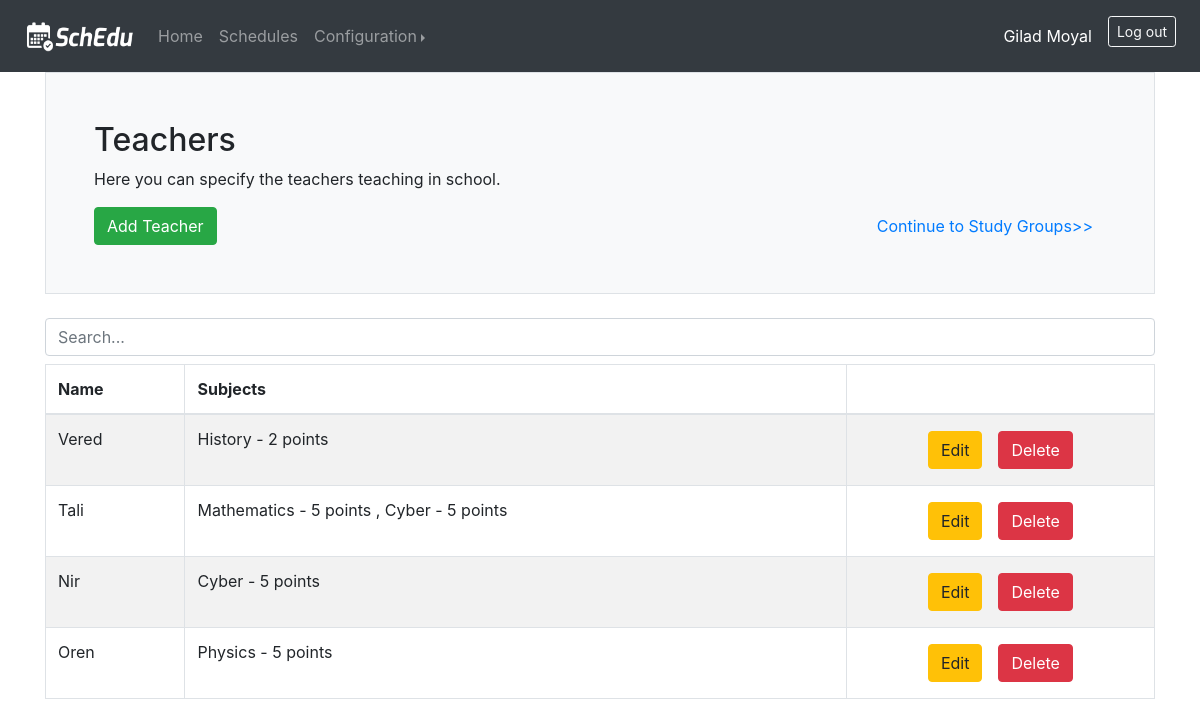
Screenshot of /teachers (signed in) with the database file from the repository.
### web_app/models.py (models this page shows)
class User(db.Model, UserMixin):
    id = db.Column(db.Integer, primary_key=True)
    email = db.Column(db.String(150), unique=True)
    name = db.Column(db.String(150))
    password = db.Column(db.String(150))
    classtimes = db.relationship('ClassTime', backref='user')
    days = db.relationship('Day', backref='user')
    classrooms = db.relationship('Classroom', backref='user')
    equipments = db.relationship('Equipment', backref='user')
    subjects = db.relationship('Subject', backref='user')
    students_groups = db.relationship('StudentsGroup', backref='user')
    teachers = db.relationship('Teacher', backref='user')
    classes = db.relationship('CourseClass', backref='user')
    schedules = db.relationship('Schedule', backref='user')

class Teacher(db.Model):
    teacher_id = db.Column(db.Integer, primary_key=True)
    name = db.Column(db.String(20))
    classes = db.relationship('CourseClass', backref='teacher')
    user_id = db.Column(db.Integer, db.ForeignKey('user.id'))
    schedule_id = db.Column(db.Integer, db.ForeignKey('schedule.schedule_id'))

class Subject(db.Model):
    subject_id = db.Column(db.Integer, primary_key=True)
    name = db.Column(db.String(20))
    level = db.Column(db.Integer)
    teaching_subjects = db.relationship('Teacher', secondary=teachers_subjects, backref=db.backref('subjects', lazy='dynamic'))
    studied_subjects = db.relationship('StudentsGroup', secondary=groups_subjects, backref=db.backref('subjects', lazy='dynamic'))
    classes = db.relationship('CourseClass', backref='subject')
    user_id = db.Column(db.Integer, db.ForeignKey('user.id'))
    schedule_id = db.Column(db.Integer, db.ForeignKey('schedule.schedule_id'))
    def __str__(self):
        return f"{self.name} - {self.level} points"

### web_app/views.py (the view)
@views.route('/teachers', methods=['GET', 'POST'])
@login_required
def teachers():
    if request.method == 'POST':
        name = request.form['name']
        new_teacher = Teacher(name=name, user=current_user)
        db.session.add(new_teacher)
        for subject_id in request.form.getlist('subject_ids'):
            new_teacher.subjects.append(Subject.query.get_or_404(subject_id))
        db.session.commit()
        return redirect(url_for('views.teachers'))
    else:
        teachers = current_user.teachers
        subjects = current_user.subjects
        return render_template('teachers.html', user=current_user, teachers=teachers, subjects=subjects)

### web_app/templates/teachers.html (shortened to what this page needs)
{% extends 'base.html' %}
{% block body %}
    <div class="h-100 p-5 bg-light border rounded-3">
        <h2>Teachers</h2>
        <p>Here you can specify the teachers teaching in school.</p>
        <div class="row">
            <div class="col">
                <button type="button" class="btn btn-success" data-toggle="modal" data-target="#addModal">Add Teacher</button>
            </div>
            <div class="col text-right">
                <a type="button" class="btn btn-link" href="{{ url_for('views.studygroups') }}">Continue to Study Groups>></a>
            </div>
        </div>
    </div>
    <br>
    {% if teachers|length > 0 %}
        <input class="form-control mb-2" id="myInput" type="text" placeholder="Search...">
        <div class="table-responsive-md">
            <table class="table table-bordered table-striped">
                <thead>
                <tr>
                    <th>Name</th>
                    <th>Subjects</th>
                    <th></th>
                </tr>
                </thead>
                <tbody id="myTable">
                {% for teacher in teachers %}
                    <tr>
                        <td>{{ teacher.name }}</td>
                        <td>
                            {% for subject in teacher.subjects %}
                                {% if subject.subject_id != teacher.subjects[0].subject_id %}
                                    ,
                                {% endif %}
                                {{ subject.__str__() }}
                            {% endfor %}
                        </td>
                        <td>
                            <div class="row justify-content-center">
                                <form method="post" action="{{ url_for('views.edit_teacher') }}">
                                    <button class="btn btn-warning ml-2 mr-2 mt-1 mb-1" type="submit">Edit</button>
                                </form>
                                <form method="post" action="{{ url_for('views.delete_teacher') }}">
                                    <button class="btn btn-danger ml-2 mr-2 mt-1 mb-1" type="submit">Delete</button>
                                </form>
                            </div>
                        </td>
                    </tr>
                {% endfor %}
                </tbody>
            </table>
        </div>
    {% else %}
        <h6>Currently there are no teachers</h6>
    {% endif %}
{% endblock %}

### web_app/templates/base.html (shortened to what this page needs)
<!DOCTYPE html>
<html lang="en">
<head>
    <link rel="stylesheet" href="https://stackpath.bootstrapcdn.com/bootstrap/4.3.1/css/bootstrap.min.css">
    <link rel="stylesheet" href="https://cdn.jsdelivr.net/npm/bootstrap-select@1.13.14/dist/css/bootstrap-select.min.css">
</head>
<body>
    <nav class="navbar navbar-expand-lg navbar-dark bg-dark">
        <a class="navbar-brand ml-2" href="{{url_for('views.home')}}">
          <img src="/static/photos/navbarLogo.png" width="110" height="32" alt="">
        </a>
        <div class="collapse navbar-collapse" id="navbar">
          {% if user.is_authenticated %}
            <ul class="navbar-nav mr-auto">
              <li class="nav-item">
                <a class="nav-link" href="{{url_for('views.home')}}">Home <span class="sr-only">(current)</span></a>
              </li>
              <li class="nav-item">
                <a class="nav-link" href="{{ url_for('views.schedules') }}">Schedules</a>
              </li>
              <li class="nav-item dropdown">
                <div class="btn-group dropright">
                  <a class="nav-link dropdown-toggle" href="http://example.com" id="dropdown01" data-toggle="dropdown" aria-haspopup="true" aria-expanded="false">Configuration</a>
                </div>
              </li>
            </ul>
            <ul class="navbar-nav ml-auto">
              <li class="nav-item active">
                <a class="nav-link mr-2 mt-2 mb-2">{{ user.name }}<span class="sr-only">(current)</span></a>
              </li>
              <li class="nav-item">
                <a class="btn btn-outline-light mr-2 mt-2 mb-2 btn-sm" href="{{ url_for('auth.logout') }}">Log out</a>
              </li>
            </ul>
          {% endif %}
        </div>
    </nav>
    <div class="container">
      {% block body %} {% endblock %}
    </div>
</body>
</html>

### rows the page displays
User: name "Gilad Moyal"
Teacher: name "Vered"
Subject: __str__ "History - 2 points"
Teacher: name "Tali"
Subject: __str__ "Mathematics - 5 points"
Subject: __str__ "Cyber - 5 points"
Teacher: name "Nir"
Teacher: name "Oren"
Subject: __str__ "Physics - 5 points"
